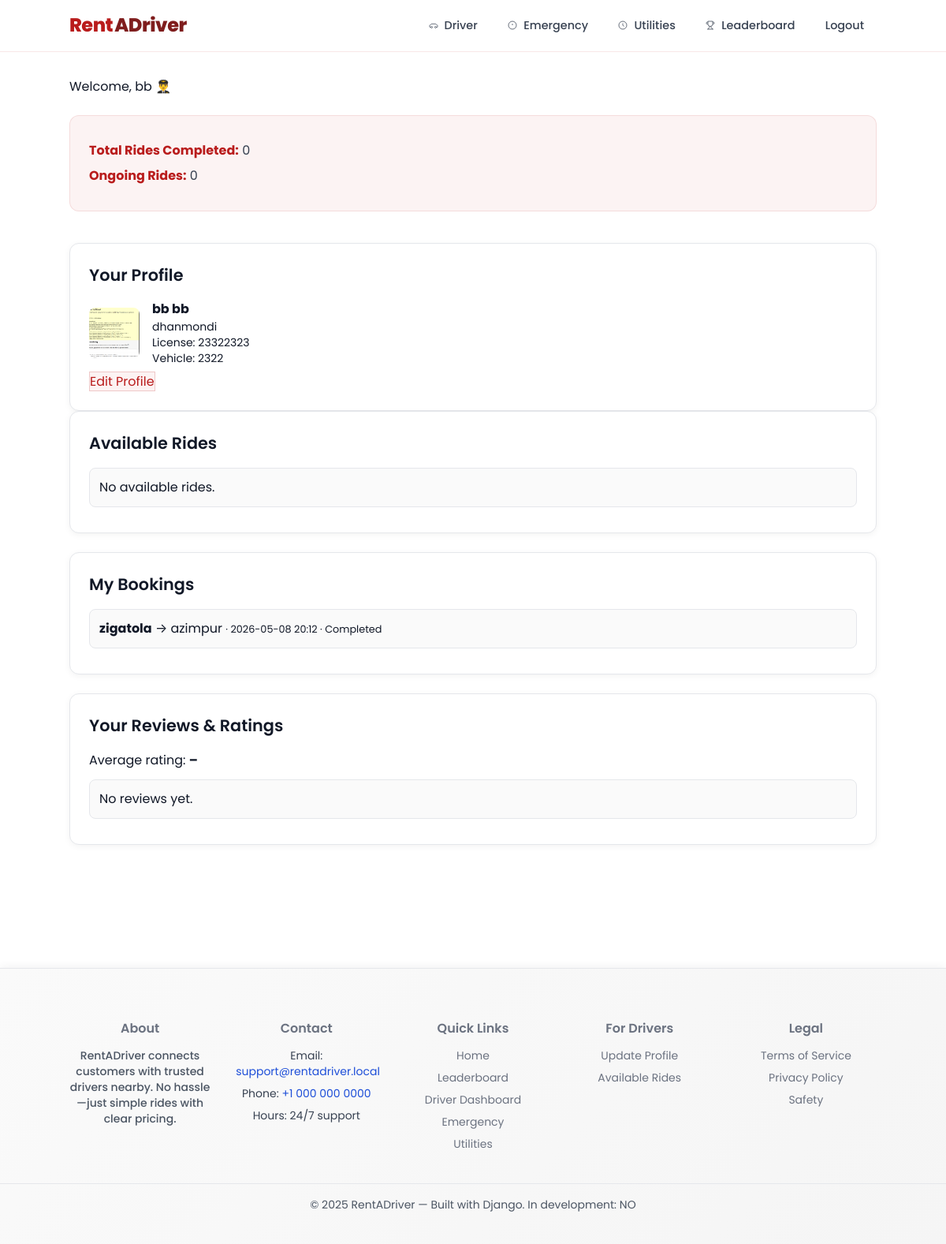
The app's page /bookings/ (signed in), older data.
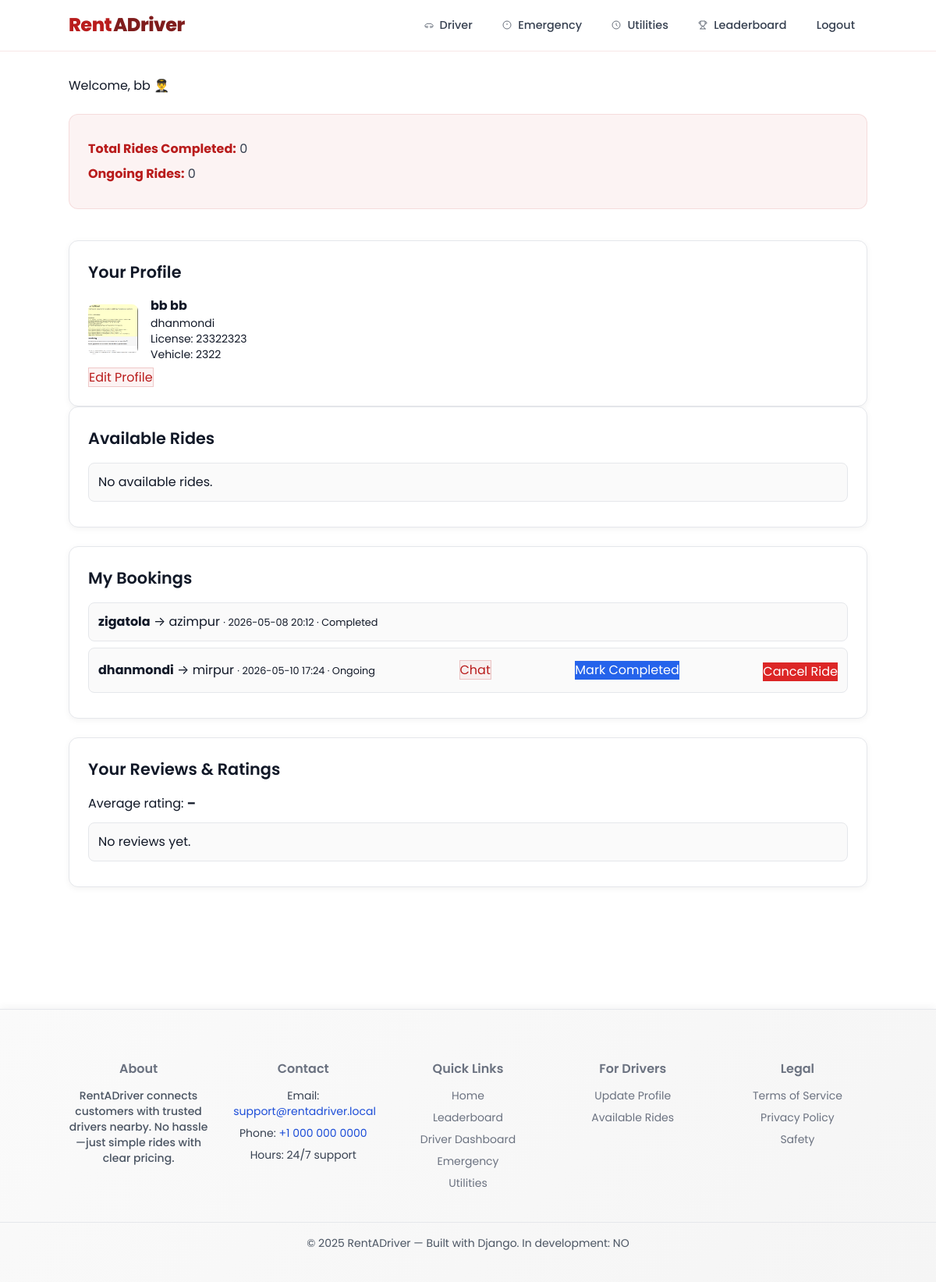
The same page, newer data.
### core/models.py (models this page shows, shortened)
class Booking(models.Model):
    ride_request = models.OneToOneField(RideRequest, on_delete=models.CASCADE, related_name="booking")
    driver = models.ForeignKey(Account, on_delete=models.CASCADE, related_name="bookings")
    confirmed_at = models.DateTimeField(auto_now_add=True)
    status = models.CharField(
        max_length=20,
        choices=[('ongoing', 'Ongoing'), ('completed', 'Completed'), ('cancelled', 'Cancelled')],
        default='ongoing'
    )

class RideRequest(models.Model):
    customer = models.ForeignKey(Account, on_delete=models.CASCADE)
    pickup_location = models.CharField(max_length=200)
    dropoff_location = models.CharField(max_length=200)
    pickup_lat = models.FloatField(null=True, blank=True)
    pickup_lng = models.FloatField(null=True, blank=True)
    dropoff_lat = models.FloatField(null=True, blank=True)
    dropoff_lng = models.FloatField(null=True, blank=True)
    status = models.CharField(max_length=20, default="pending")
    created_at = models.DateTimeField(auto_now_add=True)

### core/views.py (the view)
# urls.py: path("bookings/", views.list_my_bookings, name="list_my_bookings"),
@login_required
def list_my_bookings(request):
    if request.user.role == "driver":
        bookings = Booking.objects.filter(driver=request.user)
    else:
        bookings = Booking.objects.filter(ride_request__customer=request.user)
    return render(request, "driver_dashboard.html", {"bookings": bookings})

### core/templates/driver_dashboard.html (shortened to what the changed rows need)
{% extends "base.html" %}
{% load static %}
{% block content %}
<section class="dashboard-page">
  <div class="dashboard-container">
    <div class="dashboard-left">
  <h2>Welcome, {{ request.user.username }} 👨‍✈️</h2>
    </div>
    <div class="dashboard-right">
      <div class="card">
        <ul class="list">
          {% for b in bookings %}
            <li>
              <div>
                <strong>{{ b.ride_request.pickup_location }}</strong> → {{ b.ride_request.dropoff_location }}
                <small>· {{ b.confirmed_at|date:"Y-m-d H:i" }} · {{ b.status|title }}</small>
              </div>
              {% if b.status != 'completed' and b.status != 'cancelled' %}
                <div style="margin:.25rem 0;">
                  <a class="btn btn-secondary" href="{% url 'chat_room' b.id %}">Chat</a>
                </div>
              {% endif %}
              {% if b.status == 'ongoing' %}
                <form method="post" action="{% url 'update_booking_status' b.id %}">
                  <button class="btn btn-secondary bg-blue-600 hover:bg-blue-700 text-white border-0">Mark Completed</button>
                </form>
                <form method="post" action="{% url 'cancel_ride_request' b.ride_request.id %}" style="margin-top:.25rem;">
                  <button class="btn btn-secondary bg-red-600 hover:bg-red-700 text-white border-0">Cancel Ride</button>
                </form>
              {% endif %}
            </li>
          {% empty %}
            <li>No bookings yet.</li>
          {% endfor %}
        </ul>
      </div>
    </div>
  </div>
</section>
{% endblock %}

Row changes from the older to the newer data that the page shows:
added Booking: ride_request.pickup_location "dhanmondi", ride_request.dropoff_location "mirpur", confirmed_at "2026-05-10 17:24", status "Ongoing", shows "Chat", shows "Mark Completed"
